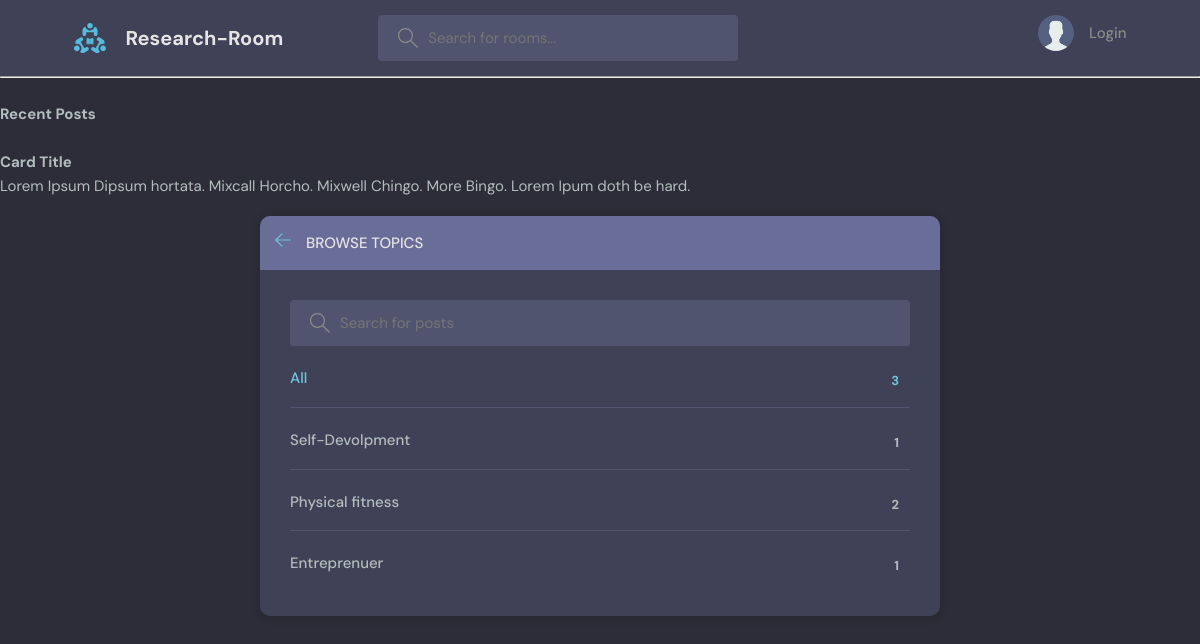
Page /topics/ on the committed database.
### newsfeed/models.py (models this page shows, shortened)
class Topic(models.Model):
    name = models.CharField(max_length=200)

### newsfeed/views.py (the view)
# urls.py: path('topics/', views.topicsPage, name="topics"),
def topicsPage(request):
    q= request.GET.get('q') if request.GET.get('q') != None  else ''
    topics = Topic.objects.filter(name__icontains=q)
    return render(request, 'newsfeed/topics.html',{'topics':topics})

### newsfeed/templates/newsfeed/topics.html (shortened to what this page needs)
{% extends 'newsfeed/main.html' %}
{% block content %}
<main class="create-room layout">
  <div class="container">
    <div class="layout__box">
      <div class="layout__boxHeader">
        <div class="layout__boxTitle">
          <a href="{% url 'home' %}">
            <svg version="1.1" xmlns="http://www.w3.org/2000/svg" width="32" height="32" viewBox="0 0 32 32">
              <title>arrow-left</title>
              <path
                d="M13.723 2.286l-13.723 13.714 13.719 13.714 1.616-1.611-10.96-10.96h27.625v-2.286h-27.625l10.965-10.965-1.616-1.607z">
              </path>
            </svg>
          </a>
          <h3>Browse Topics</h3>
        </div>
      </div>
      <div class="topics-page layout__body">
        <form action="" method="GET" class="header__search">
          <label>
            <input name="q" placeholder="Search for posts" />
          </label>
        </form>
        <ul class="topics__list">
          <li>
            <a href="{% url 'home' %}" class="active">All <span>{{topics.count}}</span></a>
          </li>
          {% for topic in topics %}
          <li>
            <a href="{% url 'home' %}?q={{topic.name}}">{{topic.name}} <span>{{topic.room_set.all.count}}</span></a>
          </li>
          {% endfor %}
        </ul>
      </div>
    </div>
  </div>
</main>
{% endblock content %}

### static/styles/style.css (style rules this page uses)
:root { --color-main: #71c6dd; --color-main-light: #e1f6fb; --color-dark: #3f4156; --color-dark-medium: #51546e; --color-dark-light: #696d97; --color-light: #e5e5e5; --color-gray: #8b8b8b; --color-light-gray: #b2bdbd; --color-bg: #2d2d39; --color-success: #5dd693; --color-error: #fc4b0b; }
* { font-family: "DM Sans", -apple-system, BlinkMacSystemFont, "Segoe UI", Roboto, Oxygen, Ubuntu, Cantarell, "Open Sans", "Helvetica Neue", sans-serif; margin: 0; padding: 0; box-sizing: border-box; text-rendering: optimizeLegibility; font-size: inherit; }
html { font-size: 56.25%; }
@media only screen and (min-width: 1200px) { html { font-size: 62.5%; } }
body { line-height: 1.6; font-weight: 400; font-size: 1.5rem; color: var(--color-light-gray); background-color: var(--color-bg); min-height: 100vh; }
a { display: inline-block; color: var(--color-main); text-decoration: none; }
.container { max-width: 120rem; width: 90%; margin: auto; }
.header__search > label { background-color: var(--color-dark-medium); padding: 1.3rem 1rem; display: flex; align-items: center; gap: 1rem; border-radius: 4px; }
.header__search svg { fill: var(--color-gray); width: 2rem; height: 2rem; margin-left: 1rem; }
.header__search input { width: 30rem; background: transparent; border: none; outline: none; color: var(--color-light); }
.layout { margin-top: 2.4rem; }
.layout > .container { display: flex; justify-content: space-between; align-items: flex-start; }
.layout__box { width: 90%; max-width: 48rem; min-height: 40rem; position: absolute; top: 50%; left: 50%; transform: translate(-50%, -46%); background-color: var(--color-dark); border-radius: 1rem; box-shadow: 1px 1px 6px 3px rgba(0, 0, 0, 0.1); overflow: hidden; }
.layout__boxHeader { display: flex; padding: 1.5rem; background-color: var(--color-dark-light); }
.layout__boxTitle { display: flex; gap: 1.5rem; align-items: center; }
.layout__boxTitle h3 { text-transform: uppercase; font-weight: 500; color: var(--color-light); }
.layout__boxTitle svg { width: 1.6rem; height: 1.6rem; fill: var(--color-main); }
.layout__body { margin: 3rem; }
.topics__list { list-style: none; }
.topics__list li a { display: flex; justify-content: space-between; margin-bottom: 3rem; font-weight: 500; color: var(--color-light-gray); transition: all 0.3s ease-in-out; }
.topics__list li a.active, .topics__list li a:hover { color: var(--color-main); }
.topics__list li a span { padding: 0.5rem 1rem; background-color: var(--color-dark); border-radius: 3px; font-size: 1.3rem; font-weight: 700; letter-spacing: 1px; }
.topics-page .topics__list li:not(:last-child) a { margin: 2rem 0; padding-bottom: 1rem; text-decoration: none; border-bottom: 1px solid var(--color-dark-medium); }
.topics-page .header__search { display: block; }
.create-room.layout .layout__box { max-width: 68rem; }

### rows in the picture
Topic: name "Self-Devolpment", room_set.all.count "1"
Topic: name "Physical fitness", room_set.all.count "2"
Topic: name "Entreprenuer", room_set.all.count "1"

### other values in the picture
{{ topics.count }} "3"
